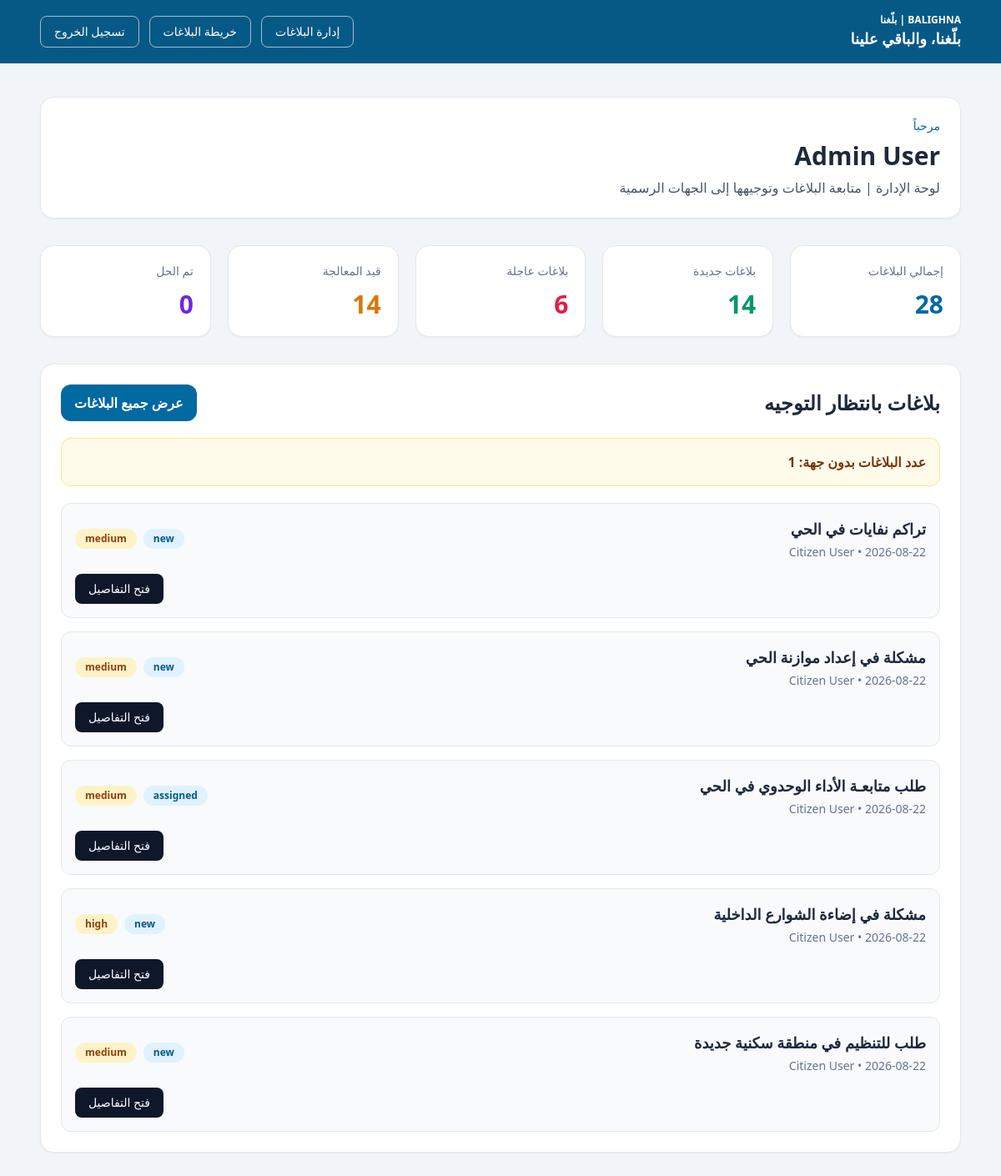
The app's page /admin (signed in), older data.
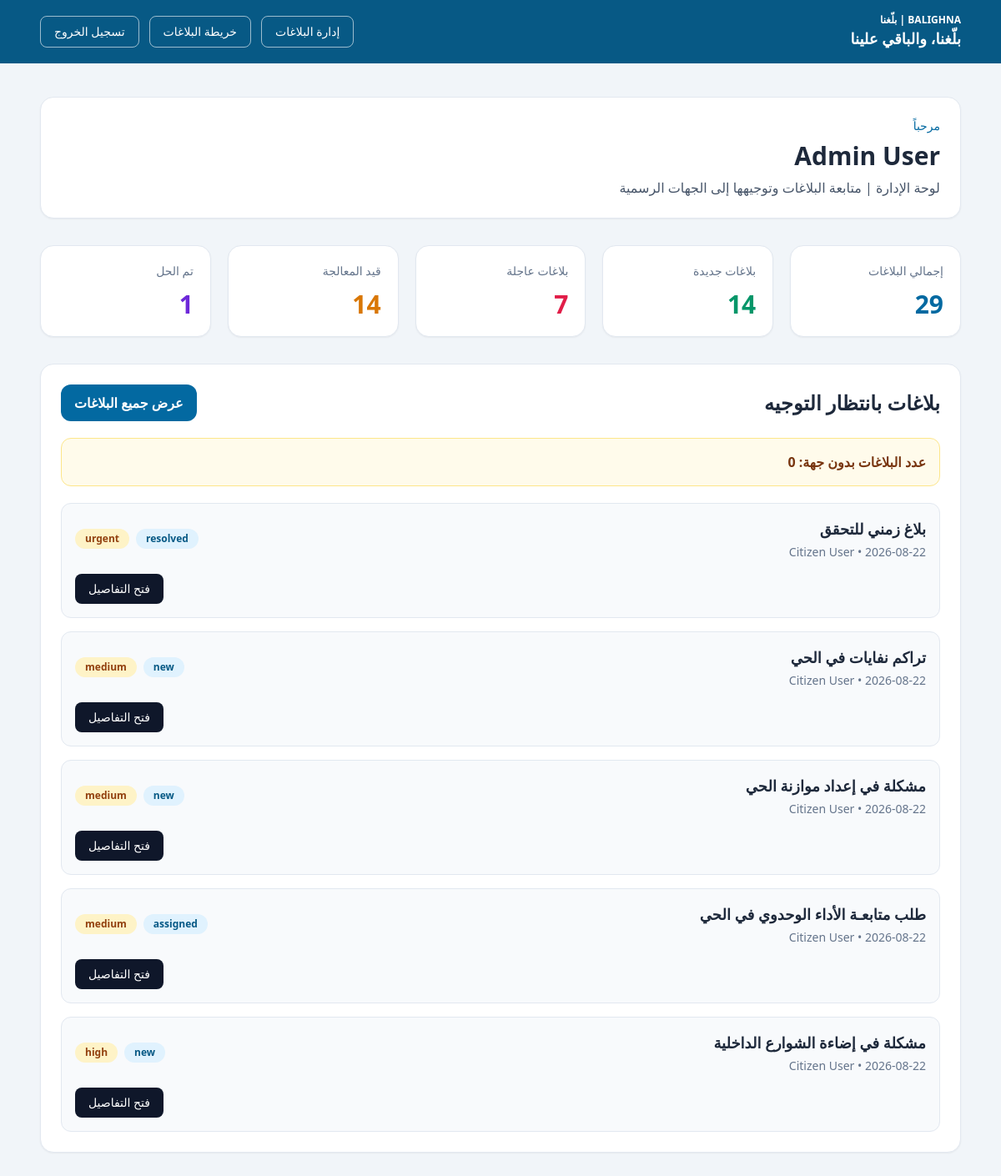
The same page, newer data.
### app/models/user.py (models this page shows)
class User(Base):
    __tablename__ = "users"
    id: Mapped[int] = mapped_column(primary_key=True, index=True)
    name: Mapped[str] = mapped_column(String(150), nullable=False)
    email: Mapped[str] = mapped_column(String(255), unique=True, index=True, nullable=False)
    hashed_password: Mapped[str] = mapped_column(String(255), nullable=False)
    role: Mapped[str] = mapped_column(String(50), default="citizen", nullable=False)
    created_at: Mapped[datetime] = mapped_column(DateTime(timezone=True), default=lambda: datetime.now(timezone.utc), nullable=False)
    updated_at: Mapped[datetime] = mapped_column(
        DateTime(timezone=True),
        default=lambda: datetime.now(timezone.utc),
        onupdate=lambda: datetime.now(timezone.utc),
        nullable=False,
    )
    complaints: Mapped[list["Complaint"]] = relationship(back_populates="user")
    comments: Mapped[list["Comment"]] = relationship(back_populates="user")
    complaint_updates: Mapped[list["ComplaintUpdate"]] = relationship(back_populates="user")

### app/models/complaint.py (models this page shows)
class Complaint(Base):
    __tablename__ = "complaints"
    id: Mapped[int] = mapped_column(primary_key=True, index=True)
    user_id: Mapped[int] = mapped_column(ForeignKey("users.id"), nullable=False)
    category_id: Mapped[int | None] = mapped_column(ForeignKey("categories.id"), nullable=True)
    department_id: Mapped[int | None] = mapped_column(ForeignKey("departments.id"), nullable=True)
    title: Mapped[str] = mapped_column(String(255), nullable=False)
    description: Mapped[str] = mapped_column(Text, nullable=False)
    address: Mapped[str | None] = mapped_column(String(255), nullable=True)
    area: Mapped[str | None] = mapped_column(String(255), nullable=True)
    governorate: Mapped[str | None] = mapped_column(String(255), nullable=True)
    latitude: Mapped[float | None] = mapped_column(Float, nullable=True)
    longitude: Mapped[float | None] = mapped_column(Float, nullable=True)
    image_path: Mapped[str | None] = mapped_column(String(500), nullable=True)
    priority: Mapped[str] = mapped_column(String(50), default="medium", nullable=False)
    status: Mapped[str] = mapped_column(String(50), default="new", nullable=False)
    routing_reason: Mapped[str | None] = mapped_column(Text, nullable=True)
    routing_confidence: Mapped[float | None] = mapped_column(Float, nullable=True)
    assigned_at: Mapped[datetime | None] = mapped_column(DateTime(timezone=True), nullable=True)
    resolved_at: Mapped[datetime | None] = mapped_column(DateTime(timezone=True), nullable=True)
    created_at: Mapped[datetime] = mapped_column(DateTime(timezone=True), default=lambda: datetime.now(timezone.utc), nullable=False)
    updated_at: Mapped[datetime] = mapped_column(
        DateTime(timezone=True),
        default=lambda: datetime.now(timezone.utc),
        onupdate=lambda: datetime.now(timezone.utc),
        nullable=False,
    )
    user: Mapped["User"] = relationship(back_populates="complaints")
    category: Mapped["Category"] = relationship(back_populates="complaints")
    department: Mapped["Department"] = relationship(back_populates="complaints")
    comments: Mapped[list["Comment"]] = relationship(back_populates="complaint")
    updates: Mapped[list["ComplaintUpdate"]] = relationship(back_populates="complaint")

### app/routers/auth.py (the view)
@router.get("/admin")
async def admin_dashboard(
    request: Request,
    user: User = Depends(require_role("admin")),
    db: Session = Depends(get_db),
):
    complaints = db.scalars(
        select(Complaint)
        .options(selectinload(Complaint.user), selectinload(Complaint.category), selectinload(Complaint.department))
        .order_by(Complaint.created_at.desc())
    ).all()
    total_complaints = len(complaints)
    new_count = sum(1 for complaint in complaints if complaint.status == "new")
    urgent_count = sum(1 for complaint in complaints if complaint.priority == "urgent")
    in_progress_count = sum(1 for complaint in complaints if complaint.status in {"assigned", "in_progress"})
    resolved_count = sum(1 for complaint in complaints if complaint.status in {"resolved", "closed"})
    pending_routing_count = sum(1 for complaint in complaints if complaint.department_id is None)
    recent_complaints = complaints[:5]
    departments = db.scalars(select(Department).order_by(Department.name.asc())).all()
    return templates.TemplateResponse(
        request,
        "dashboard_admin.html",
        {
            "title": "لوحة الإدارة",
            "user": user,
            "slogan": settings.project_slogan,
            "total_complaints": total_complaints,
            "new_count": new_count,
            "urgent_count": urgent_count,
            "in_progress_count": in_progress_count,
            "resolved_count": resolved_count,
            "pending_routing_count": pending_routing_count,
            "recent_complaints": recent_complaints,
            "departments": departments,
        },
    )

### app/templates/dashboard_admin.html (shortened to what this page needs)
<!DOCTYPE html>
<html lang="ar" dir="rtl">
  <head>
    <script src="https://cdn.tailwindcss.com"></script>
  </head>
  <body class="bg-slate-100 text-slate-800" dir="rtl">
    <nav class="bg-sky-800 text-white">
      <div class="mx-auto flex max-w-6xl items-center justify-between px-6 py-4">
        <div>
          <div class="text-xs font-semibold">BALIGHNA | بلّغنا</div>
          <div class="text-lg font-bold">{{ slogan }}</div>
        </div>
        <div class="flex items-center gap-3">
          <a href="/admin/complaints" class="rounded-lg border border-white/60 px-4 py-2 text-sm font-medium hover:bg-white/10">إدارة البلاغات</a>
          <a href="/admin/map" class="rounded-lg border border-white/60 px-4 py-2 text-sm font-medium hover:bg-white/10">خريطة البلاغات</a>
          <form method="post" action="/logout">
            <button type="submit" class="rounded-lg border border-white/60 px-4 py-2 text-sm font-medium hover:bg-white/10">تسجيل الخروج</button>
          </form>
        </div>
      </div>
    </nav>
    <main class="mx-auto max-w-6xl px-6 py-10">
      <div class="mb-8 rounded-2xl border border-slate-200 bg-white p-6 shadow-sm">
        <p class="text-sm text-sky-700">مرحباً</p>
        <h1 class="mt-2 text-3xl font-bold">{{ user.name }}</h1>
        <p class="mt-2 text-slate-600">لوحة الإدارة | متابعة البلاغات وتوجيهها إلى الجهات الرسمية</p>
      </div>
      <div class="grid gap-5 md:grid-cols-5">
        <div class="rounded-2xl border border-slate-200 bg-white p-5 shadow-sm">
          <p class="text-sm text-slate-500">إجمالي البلاغات</p>
          <p class="mt-3 text-3xl font-bold text-sky-700">{{ total_complaints }}</p>
        </div>
        <div class="rounded-2xl border border-slate-200 bg-white p-5 shadow-sm">
          <p class="text-sm text-slate-500">بلاغات جديدة</p>
          <p class="mt-3 text-3xl font-bold text-emerald-600">{{ new_count }}</p>
        </div>
        <div class="rounded-2xl border border-slate-200 bg-white p-5 shadow-sm">
          <p class="text-sm text-slate-500">بلاغات عاجلة</p>
          <p class="mt-3 text-3xl font-bold text-rose-600">{{ urgent_count }}</p>
        </div>
        <div class="rounded-2xl border border-slate-200 bg-white p-5 shadow-sm">
          <p class="text-sm text-slate-500">قيد المعالجة</p>
          <p class="mt-3 text-3xl font-bold text-amber-600">{{ in_progress_count }}</p>
        </div>
        <div class="rounded-2xl border border-slate-200 bg-white p-5 shadow-sm">
          <p class="text-sm text-slate-500">تم الحل</p>
          <p class="mt-3 text-3xl font-bold text-violet-700">{{ resolved_count }}</p>
        </div>
      </div>
      <div class="mt-8 rounded-2xl border border-slate-200 bg-white p-6 shadow-sm">
        <div class="mb-5 flex items-center justify-between">
          <h2 class="text-2xl font-bold">بلاغات بانتظار التوجيه</h2>
          <a href="/admin/complaints" class="rounded-xl bg-sky-700 px-4 py-2.5 font-semibold text-white hover:bg-sky-800">عرض جميع البلاغات</a>
        </div>
        <div class="rounded-xl bg-amber-50 border border-amber-200 p-4 text-amber-900 font-semibold">
          عدد البلاغات بدون جهة: {{ pending_routing_count }}
        </div>
        {% if recent_complaints %}
        <div class="mt-5 space-y-4">
          {% for complaint in recent_complaints %}
          <div class="rounded-xl border border-slate-200 bg-slate-50 p-4">
            <div class="flex items-center justify-between gap-3">
              <div>
                <h3 class="text-lg font-bold">{{ complaint.title }}</h3>
                <p class="mt-1 text-sm text-slate-500">{{ complaint.user.name if complaint.user else 'غير معروف' }} • {{ complaint.created_at.strftime('%Y-%m-%d') }}</p>
              </div>
              <div class="flex gap-2">
                <span class="rounded-full bg-sky-100 px-3 py-1 text-xs font-semibold text-sky-800">{{ complaint.status }}</span>
                <span class="rounded-full bg-amber-100 px-3 py-1 text-xs font-semibold text-amber-800">{{ complaint.priority }}</span>
              </div>
            </div>
            <div class="mt-4 flex justify-end">
              <a href="/admin/complaints/{{ complaint.id }}" class="rounded-lg bg-slate-900 px-4 py-2 text-sm font-medium text-white hover:bg-slate-800">فتح التفاصيل</a>
            </div>
          </div>
          {% endfor %}
        </div>
        {% else %}
        <div class="mt-5 rounded-xl border border-dashed border-slate-300 bg-slate-50 p-8 text-center text-slate-600">لا توجد بلاغات حتى الآن.</div>
        {% endif %}
      </div>
    </main>
  </body>
</html>

Row changes from the older to the newer data that the page shows:
no longer on this page (row unchanged): Complaint: title "طلب للتنظيم في منطقة سكنية جديدة", user "Citizen User", created_at "2026-08-22", status "new", priority "medium"
added Complaint: title "بلاغ زمني للتحقق", user "Citizen User", created_at "2026-08-22", status "resolved", priority "urgent"
Text that changed along with them:
{{ total_complaints }}: "28" → "29"
{{ urgent_count }}: "6" → "7"
{{ resolved_count }}: "0" → "1"
{{ pending_routing_count }}: "1" → "0"
